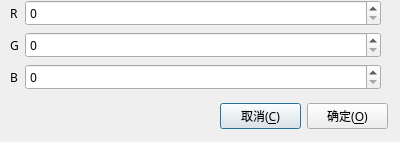
<?xml version="1.0" encoding="UTF-8"?>
<ui version="4.0">
 <class>DialogChooseColor</class>
 <widget class="QDialog" name="DialogChooseColor">
  <property name="geometry">
   <rect>
    <x>0</x>
    <y>0</y>
    <width>400</width>
    <height>142</height>
   </rect>
  </property>
  <property name="minimumSize">
   <size>
    <width>400</width>
    <height>142</height>
   </size>
  </property>
  <property name="maximumSize">
   <size>
    <width>400</width>
    <height>142</height>
   </size>
  </property>
  <property name="font">
   <font>
    <family>Ubuntu Sans</family>
   </font>
  </property>
  <property name="windowTitle">
   <string>给你点颜色</string>
  </property>
  <widget class="QWidget" name="formLayoutWidget">
   <property name="geometry">
    <rect>
     <x>10</x>
     <y>0</y>
     <width>371</width>
     <height>95</height>
    </rect>
   </property>
   <layout class="QFormLayout" name="formLayout">
    <item row="0" column="0">
     <widget class="QLabel" name="rlabel">
      <property name="text">
       <string>R</string>
      </property>
     </widget>
    </item>
    <item row="1" column="0">
     <widget class="QLabel" name="glabel">
      <property name="text">
       <string>G</string>
      </property>
     </widget>
    </item>
    <item row="2" column="0">
     <widget class="QLabel" name="blabel">
      <property name="text">
       <string>B</string>
      </property>
     </widget>
    </item>
    <item row="0" column="1">
     <widget class="QSpinBox" name="rspinBox">
      <property name="maximum">
       <number>255</number>
      </property>
     </widget>
    </item>
    <item row="1" column="1">
     <widget class="QSpinBox" name="gspinBox">
      <property name="maximum">
       <number>255</number>
      </property>
     </widget>
    </item>
    <item row="2" column="1">
     <widget class="QSpinBox" name="bspinBox">
      <property name="maximum">
       <number>255</number>
      </property>
     </widget>
    </item>
   </layout>
  </widget>
  <widget class="QWidget" name="">
   <property name="geometry">
    <rect>
     <x>220</x>
     <y>100</y>
     <width>168</width>
     <height>32</height>
    </rect>
   </property>
   <layout class="QHBoxLayout" name="horizontalLayout">
    <item>
     <widget class="QPushButton" name="cancelButton">
      <property name="text">
       <string>取消(&amp;C)</string>
      </property>
     </widget>
    </item>
    <item>
     <widget class="QPushButton" name="commitButton">
      <property name="text">
       <string>确定(&amp;O)</string>
      </property>
     </widget>
    </item>
   </layout>
  </widget>
 </widget>
 <resources/>
 <connections/>
</ui>
